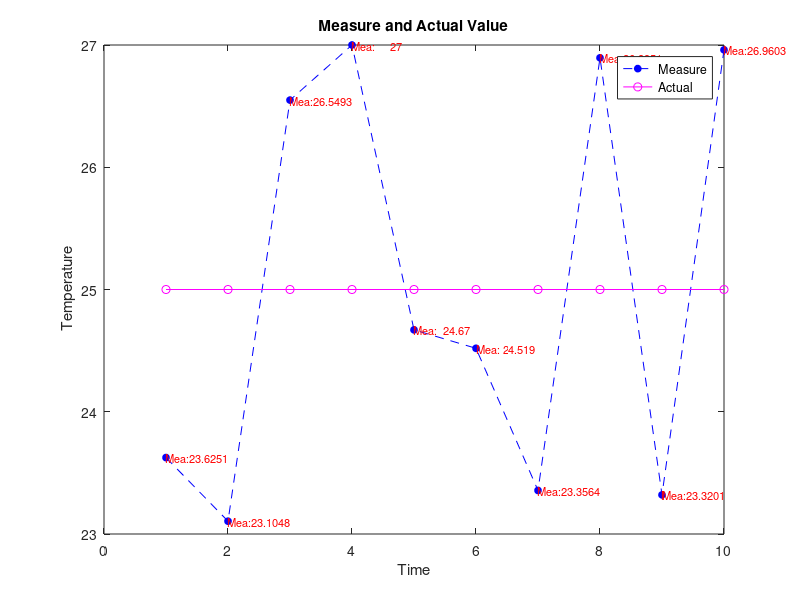

Write the MATLAB code that produced this figure.
val =25;
val_err = 2;
act_val = repmat(val,1,10);
randn('seed',1);
v = randn(1,10);
v_m = mean(v);
err_max = max(abs(v-v_m));
mea =(v-v_m)/err_max*val_err + act_val;
t = [1:1:10];
str=[repmat('Mea:',10,1) num2str(mea')];
plot(t,mea,'b--o','MarkerSize',5,'MarkerEdgeColor','b','MarkerFaceColor','b');
text(t,mea,cellstr(str),'Color','r','FontSize',8);
hold on;
plot(t,act_val,'m-o');
legend('Measure','Actual');
xlabel('Time');ylabel(' Temperature');
title('Measure and Actual Value');

